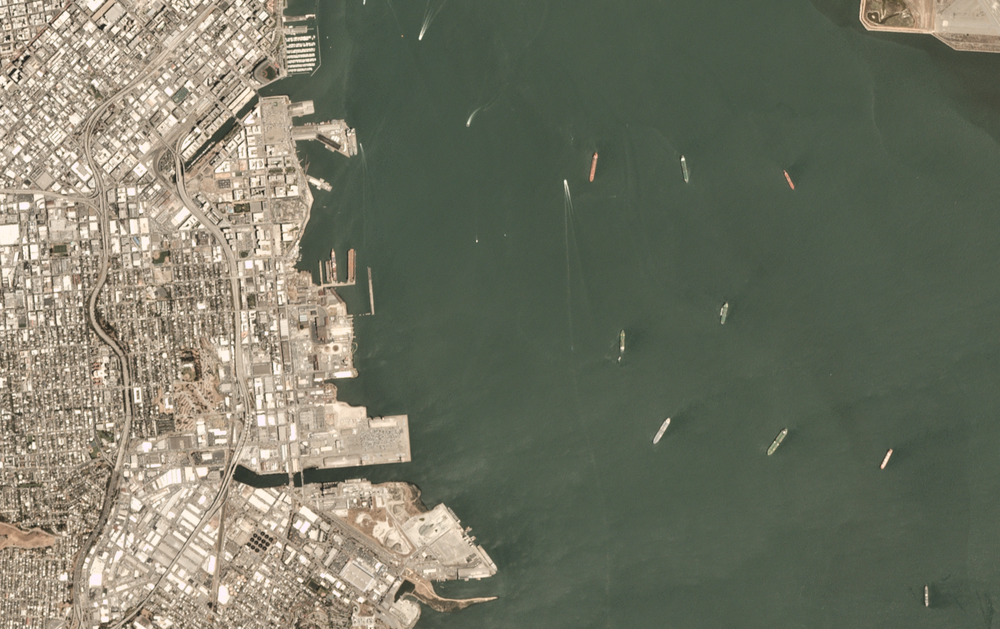
#> input picture satellite.png, 1000 x 629 px, shrunk from 1838 x 1156 before the run, found by its file name
$ python granulationCD.py
#> lines starting #> are read from the running program, lines starting #| are printed output that depends on the picture
import cv2  # type: ignore
import matplotlib.pyplot as plt
import numpy as np

# Load the image in grayscale
image = cv2.imread('images/satellite.png', cv2.IMREAD_GRAYSCALE)
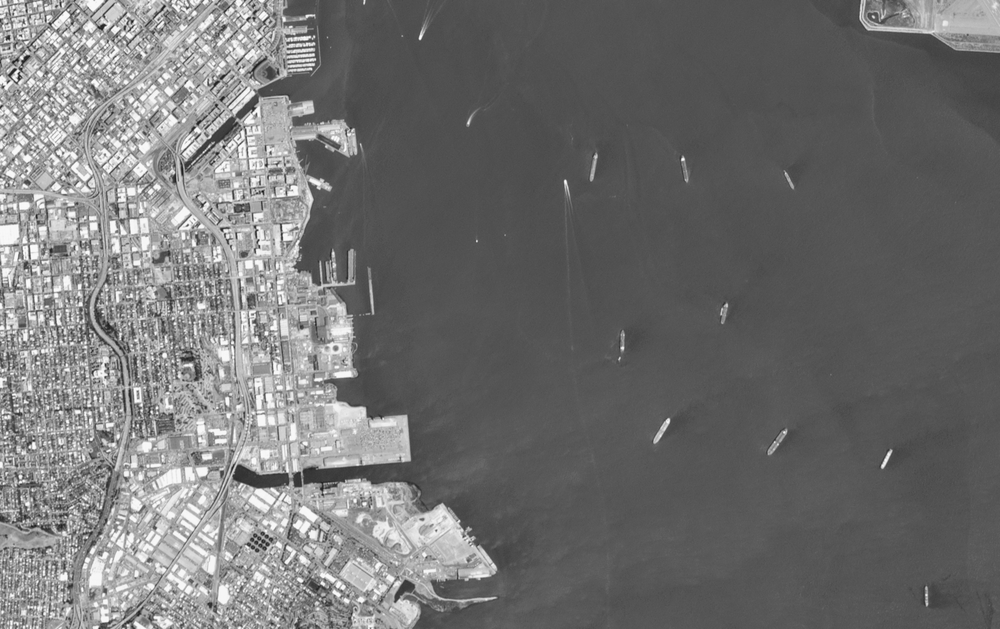
#> image: shape (629, 1000); min 17, max 254, mean 113.8

# Define the alpha values (class centers) for the Water and Land classes
alphaWater = 80  # Center of the Water class
alphaLand = 140  # Center of the Land class

# Define a function to calculate membership based on the π-type function
def calculateMembershipCD(pixelValue, alpha):
    # Safeguard against division by zero if alpha is 0
    if alpha == 0:
        return 0

    # Calculate the normalized difference and ensure it is within 0 and 1
    diff = abs(pixelValue - alpha) / alpha
    diff = min(max(diff, 0), 1)  # Clamp diff between 0 and 1 to avoid overflow

    # Apply the π-type membership function
    if 0 <= diff <= 0.5:
        return 2 * (1 - diff) ** 2
    elif 0.5 < diff <= 1:
        return 1 - 2 * (diff) ** 2
    else:
        return 0

# Apply CD granulation to each pixel in the image for Water and Land classes
membershipWater = np.zeros_like(image, dtype=np.float32)
membershipLand = np.zeros_like(image, dtype=np.float32)

# Calculate memberships for each pixel in the image
for i in range(image.shape[0]):
    for j in range(image.shape[1]):
        pixelValue = image[i, j]
        membershipWater[i, j] = calculateMembershipCD(pixelValue, alphaWater)
        membershipLand[i, j] = calculateMembershipCD(pixelValue, alphaLand)
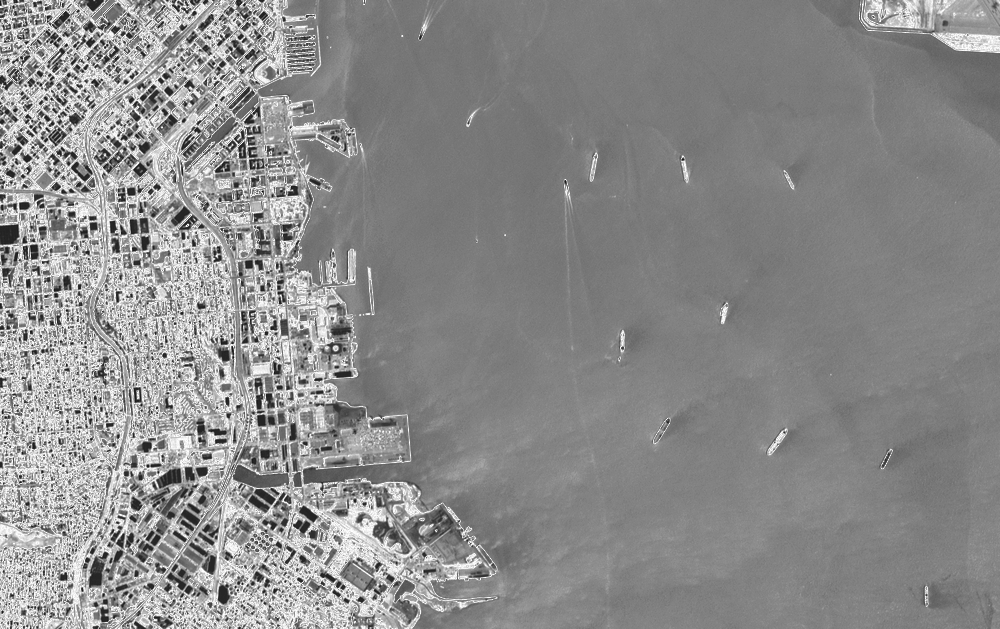
#> membershipLand: shape (629, 1000) float32; min -0.544, max 2, mean 0.859; drawn with min black and max white
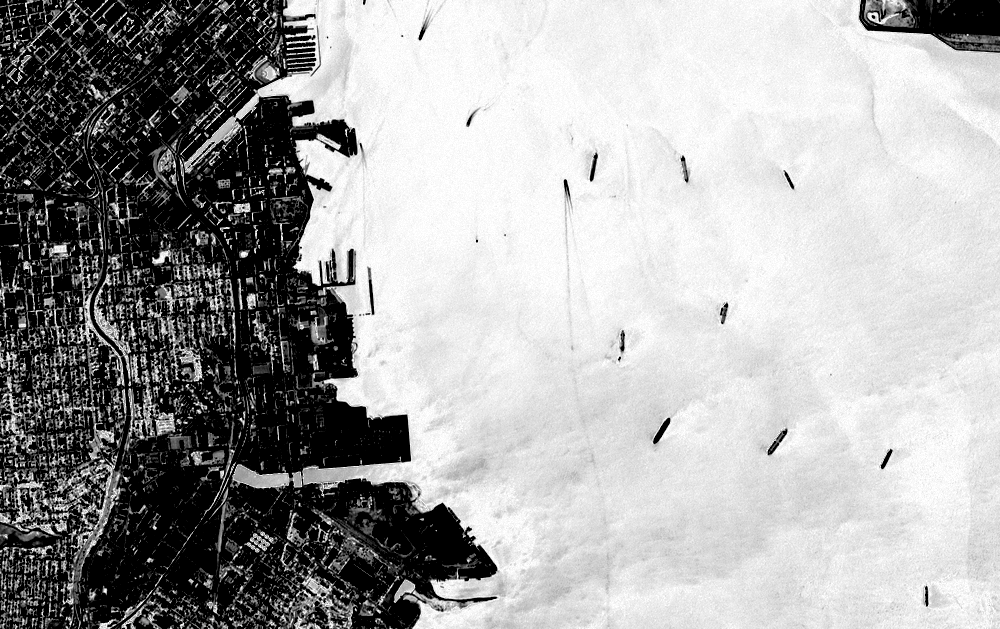
#> membershipWater: shape (629, 1000) float32; min -1, max 2, mean 0.941; drawn with min black and max white

# Display the membership maps
plt.figure(figsize=(12, 4))
plt.subplot(1, 2, 1)
plt.imshow(membershipWater, cmap="Blues")
plt.title("Water Membership")
plt.axis("off")

plt.subplot(1, 2, 2)
plt.imshow(membershipLand, cmap="YlGn")
plt.title("Land Membership")
plt.axis("off")

plt.show()
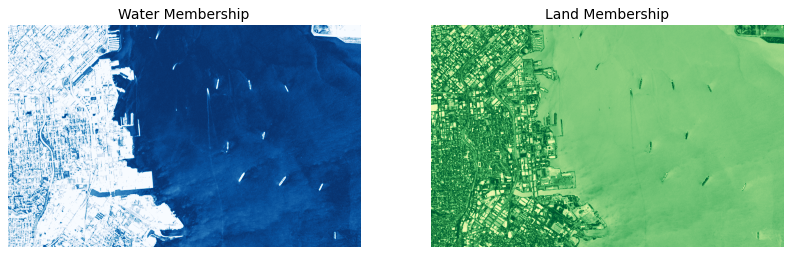
#> figure drawn by matplotlib, 2 panels
